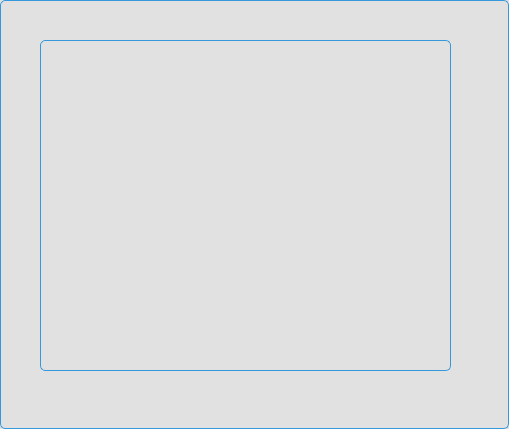
<?xml version="1.0" encoding="UTF-8"?>
<ui version="4.0">
 <class>help</class>
 <widget class="QWidget" name="help">
  <property name="geometry">
   <rect>
    <x>0</x>
    <y>0</y>
    <width>509</width>
    <height>429</height>
   </rect>
  </property>
  <property name="windowTitle">
   <string>Form</string>
  </property>
  <property name="styleSheet">
   <string notr="true">background-color: rgb(225, 225, 225);
border: 1px solid #3498db;
color: #2c2c2c;
border-radius: 5px;
padding: 5px 10px;
font: 11pt &quot;Trebuchet MS&quot;;</string>
  </property>
  <widget class="QLabel" name="label">
   <property name="geometry">
    <rect>
     <x>40</x>
     <y>40</y>
     <width>411</width>
     <height>331</height>
    </rect>
   </property>
   <property name="text">
    <string/>
   </property>
  </widget>
 </widget>
 <resources/>
 <connections/>
</ui>
